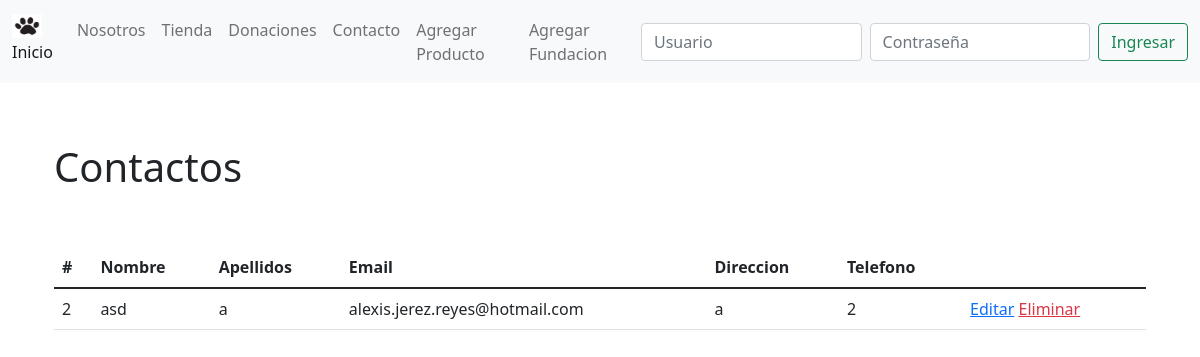
/contactos/, run on the app's committed database.
### core/models.py (models this page shows, shortened)
class Contacto(models.Model):
    nombre = models.CharField(max_length=50, verbose_name="Nombre de Contacto")
    apellidos = models.CharField(max_length=50, verbose_name="Apellidos de Contacto")
    email = models.EmailField(max_length=50, verbose_name="Email de Contacto")
    direccion =models.CharField(max_length=60, verbose_name="dirección de Contacto")
    telefono =models.CharField(max_length=9, verbose_name="teléfono de Contacto")

### core/views.py (the view)
# urls.py: path('contactos/', views.contactos, name="contactos"),
def contactos(request):
    contacto = Contacto.objects.all
    datos = {
        'contactos': contacto
    }
    return render(request, 'core/Contactos.html', datos)

### core/templates/core/Contactos.html (shortened to what this page needs)
{% extends 'core/Base.html' %}
{% load static %}
{% block css %}
<link rel="stylesheet" href="//cdn.datatables.net/1.10.19/css/jquery.dataTables.min.css">
{% endblock %}
{% block content %}
<div>
  <div>
    <div class="container">
      <div class="table-responsive col-md-12" >
        <table class="table" id="tabla">
            <h1>Contactos</h1>
    <br>
    <br>
        <thead>
          <tr>
            <th scope="col" class="">#</th>
            <th scope="col" class="">Nombre</th>
            <th scope="col" class="">Apellidos</th>
            <th scope="col" class="">Email</th>
            <th scope="col" class="">Direccion</th>
            <th scope="col" class="">Telefono</th>
          </tr>
        </thead>
        <tbody>
          {% for c in contactos %}
          <tr>
            <td class="">{{c.id}}</td>
            <td class="">{{c.nombre}}</td>
            <td class="">{{c.apellidos}}</td>
            <td class="">{{c.email}}</td>
            <td class="">{{c.direccion}}</td>
            <td class="">{{c.telefono}}</td>
            <td>
              <a class="mr-3" href="{% url 'editar_Contacto' c.id %} ">
                Editar</a>
              <a class="text-danger" href="#" onclick="eliminarContacto({{c.id}})">
                  Eliminar
              </a>
          </td>
            </tr>
          {% endfor %}
        </tbody>
    </table>
  </div>
  </div>
</div>
</div>
{% endblock %}

### core/static/css/estilo_principal.css (style rules this page uses)
body { background-image: url("imagenes/huellas/perro.png"); background-repeat:round ; }

### data on the page
Contacto: id "2", nombre "asd", apellidos "a", email "alexis.jerez.reyes@hotmail.com", direccion "a", telefono "2"
